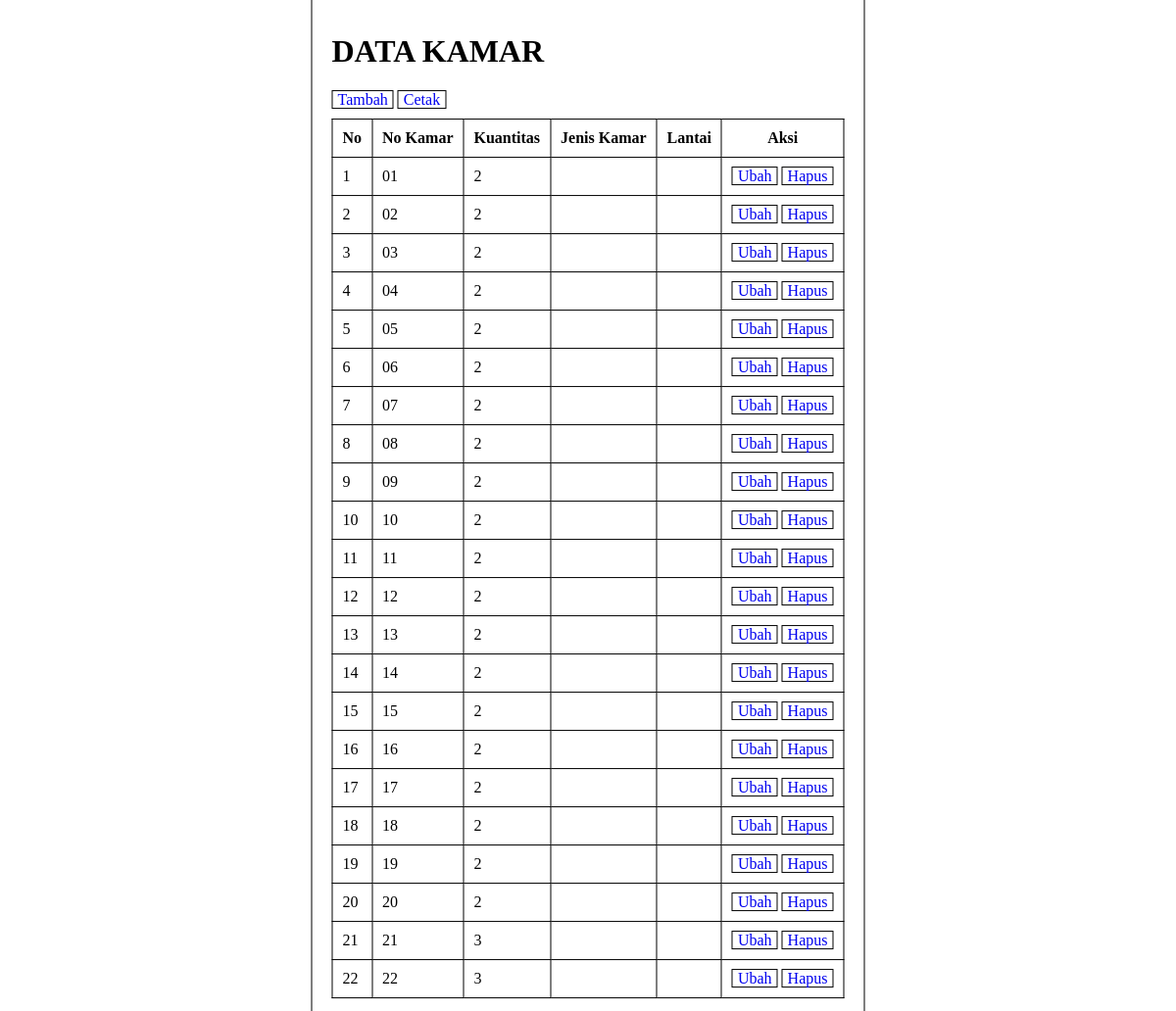
/crud/index.php, run on an earlier commit of the app's database.
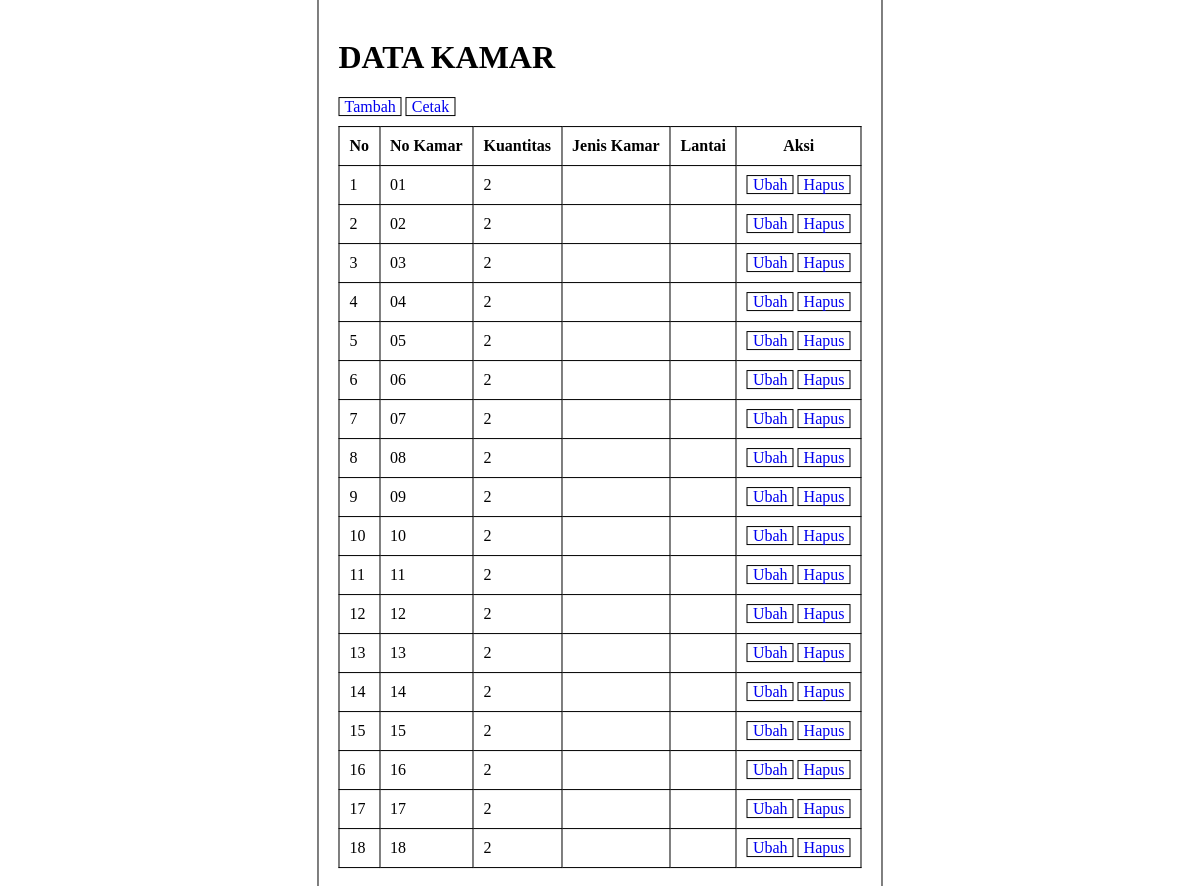
And on a later commit of the database.
### tables this page shows
CREATE TABLE `kamar` (
  `id` int(11) NOT NULL,
  `no_kamar` varchar(2) NOT NULL,
  `kuantitas` int(1) NOT NULL,
  `jenisKamar` enum('L','P') NOT NULL,
  `letakLantai` enum('1','2') NOT NULL
);

### crud/index.php (the view, shortened to what this page needs)
<?php
include "koneksi.php";
$q=mysqli_query($conn, "SELECT * FROM kamar ORDER BY no_kamar");
?>
<!DOCTYPE html>
<html lang="en">
<head>
</head>
<body>
    <div class="isi">
        <h1><a href="index.php" style="text-decoration: none; color: black;">DATA KAMAR</a></h1>
        <div>
            <a href="tambah.php" class="bt">Tambah</a>
            <a href="cetak.php" target="_blank" class="bt">Cetak</a>
        </div>
        <table>
            <thead>
                <tr>
                    <th>No</th>
                    <th>No Kamar</th>
                    <th>Kuantitas</th>
                    <th>Jenis Kamar</th>
                    <th>Lantai</th>
                    <th>Aksi</th>
                </tr>
            </thead>
            <tbody>
                <?php $no=1;
                while ($row=mysqli_fetch_assoc($q)) { ?>
                <tr>
                    <td><?= $no; ?></td>
                    <td><?= $row["no_kamar"]; ?></td>
                    <td><?= $row["kuantitas"]; ?></td>
                    <td><?= $row["jenis_kamar"]; ?></td>
                    <td><?= $row["lantai"]; ?></td>
                    <td>
                        <div>
                            <a href="ubah.php?id=<?= $row["id"]; ?>" class="bt">Ubah</a>
                            <a href="hapus.php?id=<?= $row["id"]; ?>" class="bt">Hapus</a>
                        </div>
                    </td>
                </tr>
                <?php $no++; }?>
            </tbody>
        </table>
    </div>
</body>
</html>

### crud/index.php (style rules this page uses)
.isi { position: absolute; top: 50%; left: 50%; transform: translate(-50%, -50%); border: 1px solid black; padding: 20px; }
.bt { border: 1px solid black; padding-inline: 5px; text-decoration: none; }
table { margin-top: 10px; border-collapse: collapse; width: 100%; }
tr, td, th { padding: 10px; border: 1px solid black; margin: 10px; }

What changed in the data, as far as the page shows it:
removed kamar: no_kamar "19", kuantitas "2"
removed kamar: no_kamar "20", kuantitas "2"
removed kamar: no_kamar "21", kuantitas "3"
removed kamar: no_kamar "22", kuantitas "3"
